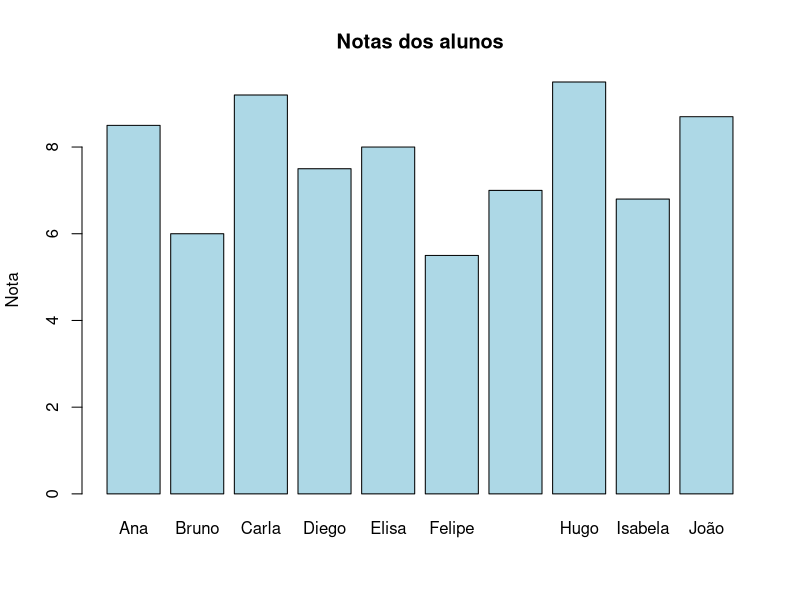

Generate this figure with R:
### PRIMEIRO SCRIPT EM R ----

# Este arquivo apresenta alguns dos principais comandos
# para quem está começando a programar em R.

### Comentários ----

# O símbolo # inicia um comentário.
# Tudo o que vem depois dele na mesma linha é ignorado pelo R.
# Comentários são úteis para explicar o que o código faz.

### Operações básicas ----

# O R pode ser utilizado como uma calculadora.
# Soma
2 + 3
# Subtração
10 - 4
# Multiplicação
5 * 2
# Divisão
20 / 4
# Potência
2^3

# Também podemos combinar operações usando parênteses.
(10 + 5) * 2


### Objetos e atribuição de valores ----

# O operador <- atribui um valor a um objeto.
# Objetos são utilizados para armazenar informações.
nome <- "Ana"
idade <- 20
cidade <- "Belo Horizonte"
altura <- 1.60

# Para visualizar o conteúdo de um objeto, basta escrever seu nome.
nome
idade
cidade
altura

# Também podemos utilizar objetos em cálculos.
ano_nascimento <- 2026 - idade
ano_nascimento

# A função ls() lista todos os objetos criados na sessão atual.
ls()


### Tipos de dados ----

# Existem diferentes tipos de dados em R.
# numeric: números
numero <- 10.5
# character: textos (sempre entre aspas)
texto <- "OSUBH"
# logical: resultado de uma condição (TRUE ou FALSE)
maior_de_idade <- idade >= 18

# class() informa o tipo (classe) de um objeto.
numero
class(numero)
texto
class(texto)
maior_de_idade
class(maior_de_idade)


### Vetores ----

# Um vetor armazena vários valores do mesmo tipo.
# A função c() (combine) reúne vários valores em um único vetor.
nomes <- c(
  "Ana",
  "Bruno",
  "Carla",
  "Diego",
  "Elisa",
  "Felipe",
  "Gabriela",
  "Hugo",
  "Isabela",
  "João"
)
idades <- c(20, 22, 19, 25, 21, 23, 20, 24, 18, 22)
notas <- c(8.5, 6.0, 9.2, 7.5, 8.0, 5.5, 7.0, 9.5, 6.8, 8.7)

# Visualizando os vetores.
nomes
idades
notas

# length() informa quantos elementos existem no vetor.
length(nomes)

# Em R, a contagem das posições começa em 1 (e não em 0).
nomes[1]
nomes[2:4]
nomes[c(1, 5)]

# Também podemos realizar operações com todos os elementos do vetor.
notas + 1

# As funções recebem seus argumentos entre parênteses.
# Soma
sum(notas)
# Média
mean(notas)
# Mediana
median(notas)
# Mínimo
min(notas)
# Máximo
max(notas)
# Desvio-padrão
sd(notas)
# Resumo estatístico (mínimo, quartis, mediana, média e máximo)
summary(notas)


### Valores ausentes (NA) ----

# NA representa um valor ausente (missing value).
notas_com_na <- c(8.5, 6.0, NA, 7.5, 8.0)

# is.na() identifica quais posições possuem valores ausentes.
is.na(notas_com_na)

# na.rm = TRUE faz com que os valores ausentes sejam ignorados no cálculo.
mean(notas_com_na, na.rm = TRUE)


### Operadores e estruturas de controle ----

# Operadores de comparação:
# ==  igual
# !=  diferente
# >   maior que
# <   menor que
# >=  maior ou igual
# <=  menor ou igual

# Operadores lógicos:
# &   E
# |   OU
# !   NÃO

### Funções ----

# Funções executam tarefas e podem receber valores como argumentos.
# O R possui funções prontas, como mean(), e também permite criar funções.

# Esta função classifica a situação de um aluno a partir da sua nota.
verificar_situacao <- function(nota) {
  if (nota >= 7) {
    "Aprovado"
  } else {
    "Reprovado"
  }
}

# Para usar a função, fornecemos uma nota como argumento.
verificar_situacao(8.5)
verificar_situacao(6.0)


### Estruturas de controle de fluxo ----

# if: executa o código se a condição for TRUE
# else: executa o código se a condição for FALSE

# while: repete o código enquanto a condição for TRUE
i <- 3
while (i <= length(nomes)) {
  print(nomes[i])
  i <- i + 1
}

# for: repete o código para cada elemento de uma sequência
for (nome in nomes) {
  print(nome)
}


### Data frames (tabelas de dados) ----

# Até agora trabalhamos com vetores.
# Agora vamos reunir diferentes vetores em uma única tabela.

# Um data frame é uma tabela.
# Cada coluna representa uma variável e cada linha representa uma observação.

alunos <- data.frame(
  nome = nomes,
  idade = idades,
  nota = notas
)

# Visualizando a tabela.
alunos
View(alunos)

# Algumas funções úteis para conhecer uma base de dados.
# Primeiras linhas da tabela
head(alunos)
# Estrutura da tabela e o tipo de cada variável
str(alunos)
# Nome das colunas
names(alunos)
# Resumo descritivo da tabela
summary(alunos)

# O operador $ permite acessar uma coluna específica da tabela.
alunos$nome
alunos$nota

# Selecionando apenas a coluna "nome".
alunos[, "nome"]

# Selecionando apenas os alunos com nota maior ou igual a 7.
alunos[alunos$nota >= 7, ]

# Selecionando apenas os alunos com idade menor que 21 anos.
alunos[alunos$idade < 21, ]


### Gráfico básico ----

# O R permite criar diferentes tipos de gráficos.

barplot(
  # Valores representados pelas barras
  alunos$nota,
  # Nomes exibidos abaixo de cada barra
  names.arg = alunos$nome,
  # Cor das barras
  col = "lightblue",
  # Título do gráfico
  main = "Notas dos alunos",
  # Título do eixo Y
  ylab = "Nota"
)
